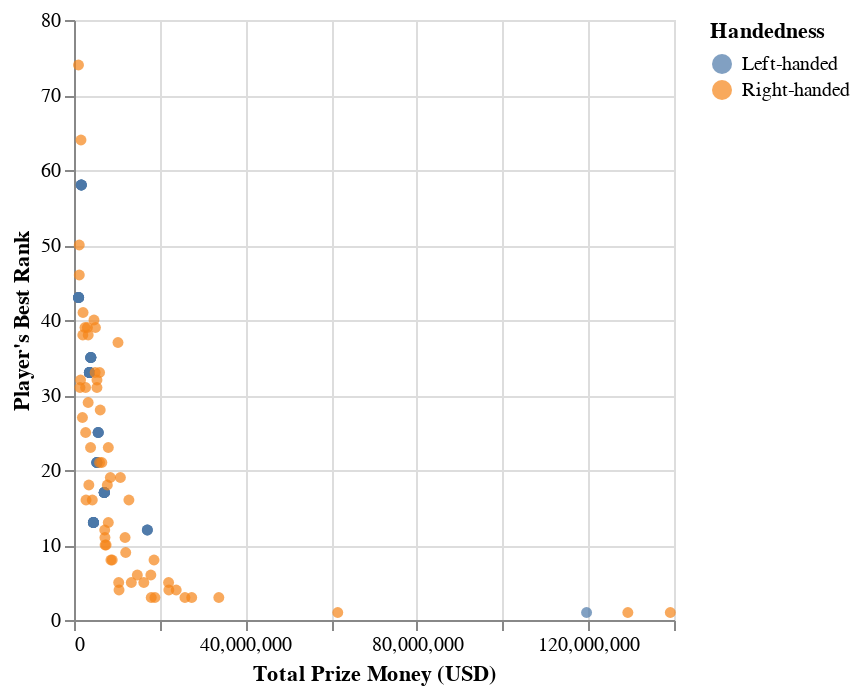

Notebook code cell kept with this figure:
### Markdown cell above
The last step of our exploratory data analysis is to visualize the training data. To do so, we will create several scatters plot of the training data, coloring the left-handed and right-handed classes differently to visualize their distribution. We will use the chart function from altair and specify that we want a scatter plot by using mark_circle. We will create three scatter plots, visualizing each predictor variable once with Figure_2 being Best Rank (y) vs. Prize Money (x), Figure_3 being Peak Elo Rating (y) vs. Best Elo Rank (x), and Figure_4 being Titles (y) vs. GOAT Rank (x).

### Code cell
Figure_2 = alt.Chart(tennis_train).mark_circle().encode(
    x=alt.X("Prize Money").title("Total Prize Money (USD)"),
    y=alt.Y("Best Rank").title("Player's Best Rank"),
    color=alt.Color("Plays").title("Handedness")
)
Figure_2

### Figure 1 — Vega-Lite specification as saved in the notebook (floating-point values rounded to 4 significant figures)
{"config": {"view": {"continuousWidth": 300, "continuousHeight": 300}}, "data": {"name": "data-9663baafcb1e213dc20825d63d1f7af4"}, "mark": {"type": "circle"}, "encoding": {"color": {"field": "Plays", "title": "Handedness", "type": "nominal"}, "x": {"field": "Prize Money", "title": "Total Prize Money (USD)", "type": "quantitative"}, "y": {"field": "Best Rank", "title": "Player's Best Rank", "type": "quantitative"}}, "$schema": "https://vega.github.io/schema/vega-lite/v5.16.3.json", "datasets": {"data-9663baafcb1e213dc20825d63d1f7af4": [{"Plays": "Left-handed", "Titles": 1.0, "GOAT Rank": 489, "Peak Elo Rating": 1953, "Best Elo Rank": 38, "Best Rank": 35, "Prize Money": 3928220}, {"Plays": "Left-handed", "Titles": 2.0, "GOAT Rank": 293, "Peak Elo Rating": 2014, "Best Elo Rank": 25, "Best Rank": 17, "Prize Money": 7062030}, {"Plays": "Left-handed", "Titles": 2.0, "GOAT Rank": 325, "Peak Elo Rating": 1953, "Best Elo Rank": 41, "Best Rank": 33, "Prize Money": 3611278}, {"Plays": "Left-handed", "Titles": 1.0, "GOAT Rank": 264, "Peak Elo Rating": 2075, "Best Elo Rank": 16, "Best Rank": 13, "Prize Money": 4535961}, {"Plays": "Left-handed", "Titles": 1.0, "GOAT Rank": 489, "Peak Elo Rating": 1924, "Best Elo Rank": 53, "Best Rank": 43, "Prize Money": 1062355}, {"Plays": "Left-handed", "Titles": 2.0, "GOAT Rank": 293, "Peak Elo Rating": 2014, "Best Elo Rank": 25, "Best Rank": 17, "Prize Money": 7062030}, {"Plays": "Left-handed", "Titles": 2.0, "GOAT Rank": 325, "Peak Elo Rating": 1953, "Best Elo Rank": 41, "Best Rank": 33, "Prize Money": 3611278}, {"Plays": "Left-handed", "Titles": 1.0, "GOAT Rank": 400, "Peak Elo Rating": 1968, "Best Elo Rank": 37, "Best Rank": 25, "Prize Money": 5647193}, {"Plays": "Left-handed", "Titles": 1.0, "GOAT Rank": 489, "Peak Elo Rating": 1952, "Best Elo Rank": 43, "Best Rank": 58, "Prize Money": 1703096}, {"Plays": "Left-handed", "Titles": 1.0, "GOAT Rank": 489, "Peak Elo Rating": 1924, "Best Elo Rank": 53, "Best Rank": 43, "Prize Money": 1062355}, {"Plays": "Left-handed", "Titles": 1.0, "GOAT Rank": 264, "Peak Elo Rating": 2075, "Best Elo Rank": 16, "Best Rank": 13, "Prize Money": 4535961}, {"Plays": "Left-handed", "Titles": 2.0, "GOAT Rank": 325, "Peak Elo Rating": 1953, "Best Elo Rank": 41, "Best Rank": 33, "Prize Money": 3611278}, {"Plays": "Left-handed", "Titles": 2.0, "GOAT Rank": 293, "Peak Elo Rating": 2014, "Best Elo Rank": 25, "Best Rank": 17, "Prize Money": 7062030}, {"Plays": "Left-handed", "Titles": 7.0, "GOAT Rank": 133, "Peak Elo Rating": 2074, "Best Elo Rank": 16, "Best Rank": 12, "Prize Money": 17114510}, {"Plays": "Left-handed", "Titles": 2.0, "GOAT Rank": 293, "Peak Elo Rating": 2014, "Best Elo Rank": 25, "Best Rank": 17, "Prize Money": 7062030}, {"Plays": "Left-handed", "Titles": 1.0, "GOAT Rank": 489, "Peak Elo Rating": 1953, "Best Elo Rank": 38, "Best Rank": 35, "Prize Money": 3928220}, {"Plays": "Left-handed", "Titles": 1.0, "GOAT Rank": 489, "Peak Elo Rating": 1924, "Best Elo Rank": 53, "Best Rank": 43, "Prize Money": 1062355}, {"Plays": "Left-handed", "Titles": 4.0, "GOAT Rank": 293, "Peak Elo Rating": 1996, "Best Elo Rank": 33, "Best Rank": 21, "Prize Money": 5334788}, {"Plays": "Left-handed", "Titles": 2.0, "GOAT Rank": 325, "Peak Elo Rating": 1953, "Best Elo Rank": 41, "Best Rank": 33, "Prize Money": 3611278}, {"Plays": "Left-handed", "Titles": 2.0, "GOAT Rank": 293, "Peak Elo Rating": 2014, "Best Elo Rank": 25, "Best Rank": 17, "Prize Money": 7062030}, {"Plays": "Left-handed", "Titles": 4.0, "GOAT Rank": 293, "Peak Elo Rating": 1996, "Best Elo Rank": 33, "Best Rank": 21, "Prize Money": 5334788}, {"Plays": "Left-handed", "Titles": 1.0, "GOAT Rank": 264, "Peak Elo Rating": 2075, "Best Elo Rank": 16, "Best Rank": 13, "Prize Money": 4535961}, {"Plays": "Left-handed", "Titles": 1.0, "GOAT Rank": 489, "Peak Elo Rating": 1924, "Best Elo Rank": 53, "Best Rank": 43, "Prize Money": 1062355}, {"Plays": "Left-handed", "Titles": 84.0, "GOAT Rank": 3, "Peak Elo Rating": 2552, "Best Elo Rank": 1, "Best Rank": 1, "Prize Money": 119601561}, {"Plays": "Left-handed", "Titles": 2.0, "GOAT Rank": 293, "Peak Elo Rating": 2014, "Best Elo Rank": 25, "Best Rank": 17, "Prize Money": 7062030}, {"Plays": "Left-handed", "Titles": 2.0, "GOAT Rank": 325, "Peak Elo Rating": 1953, "Best Elo Rank": 41, "Best Rank": 33, "Prize Money": 3611278}, {"Plays": "Left-handed", "Titles": 4.0, "GOAT Rank": 293, "Peak Elo Rating": 1996, "Best Elo Rank": 33, "Best Rank": 21, "Prize Money": 5334788}, {"Plays": "Left-handed", "Titles": 1.0, "GOAT Rank": 489, "Peak Elo Rating": 1952, "Best Elo Rank": 43, "Best Rank": 58, "Prize Money": 1703096}, {"Plays": "Left-handed", "Titles": 1.0, "GOAT Rank": 264, "Peak Elo Rating": 2075, "Best Elo Rank": 16, "Best Rank": 13, "Prize Money": 4535961}, {"Plays": "Left-handed", "Titles": 2.0, "GOAT Rank": 325, "Peak Elo Rating": 1953, "Best Elo Rank": 41, "Best Rank": 33, "Prize Money": 3611278}, {"Plays": "Left-handed", "Titles": 2.0, "GOAT Rank": 325, "Peak Elo Rating": 1953, "Best Elo Rank": 41, "Best Rank": 33, "Prize Money": 3611278}, {"Plays": "Left-handed", "Titles": 7.0, "GOAT Rank": 133, "Peak Elo Rating": 2074, "Best Elo Rank": 16, "Best Rank": 12, "Prize Money": 17114510}, {"Plays": "Left-handed", "Titles": 1.0, "GOAT Rank": 489, "Peak Elo Rating": 1953, "Best Elo Rank": 38, "Best Rank": 35, "Prize Money": 3928220}, {"Plays": "Left-handed", "Titles": 2.0, "GOAT Rank": 325, "Peak Elo Rating": 1953, "Best Elo Rank": 41, "Best Rank": 33, "Prize Money": 3611278}, {"Plays": "Left-handed", "Titles": 1.0, "GOAT Rank": 400, "Peak Elo Rating": 1968, "Best Elo Rank": 37, "Best Rank": 25, "Prize Money": 5647193}, {"Plays": "Left-handed", "Titles": 2.0, "GOAT Rank": 325, "Peak Elo Rating": 1953, "Best Elo Rank": 41, "Best Rank": 33, "Prize Money": 3611278}, {"Plays": "Left-handed", "Titles": 1.0, "GOAT Rank": 489, "Peak Elo Rating": 1924, "Best Elo Rank": 53, "Best Rank": 43, "Prize Money": 1062355}, {"Plays": "Left-handed", "Titles": 1.0, "GOAT Rank": 264, "Peak Elo Rating": 2075, "Best Elo Rank": 16, "Best Rank": 13, "Prize Money": 4535961}, {"Plays": "Left-handed", "Titles": 1.0, "GOAT Rank": 264, "Peak Elo Rating": 2075, "Best Elo Rank": 16, "Best Rank": 13, "Prize Money": 4535961}, {"Plays": "Left-handed", "Titles": 2.0, "GOAT Rank": 293, "Peak Elo Rating": 2014, "Best Elo Rank": 25, "Best Rank": 17, "Prize Money": 7062030}, {"Plays": "Left-handed", "Titles": 2.0, "GOAT Rank": 325, "Peak Elo Rating": 1953, "Best Elo Rank": 41, "Best Rank": 33, "Prize Money": 3611278}, {"Plays": "Left-handed", "Titles": 2.0, "GOAT Rank": 325, "Peak Elo Rating": 1953, "Best Elo Rank": 41, "Best Rank": 33, "Prize Money": 3611278}, {"Plays": "Left-handed", "Titles": 4.0, "GOAT Rank": 293, "Peak Elo Rating": 1996, "Best Elo Rank": 33, "Best Rank": 21, "Prize Money": 5334788}, {"Plays": "Left-handed", "Titles": 2.0, "GOAT Rank": 325, "Peak Elo Rating": 1953, "Best Elo Rank": 41, "Best Rank": 33, "Prize Money": 3611278}, {"Plays": "Left-handed", "Titles": 1.0, "GOAT Rank": 400, "Peak Elo Rating": 1968, "Best Elo Rank": 37, "Best Rank": 25, "Prize Money": 5647193}, {"Plays": "Left-handed", "Titles": 7.0, "GOAT Rank": 133, "Peak Elo Rating": 2074, "Best Elo Rank": 16, "Best Rank": 12, "Prize Money": 17114510}, {"Plays": "Left-handed", "Titles": 1.0, "GOAT Rank": 489, "Peak Elo Rating": 1953, "Best Elo Rank": 38, "Best Rank": 35, "Prize Money": 3928220}, {"Plays": "Left-handed", "Titles": 1.0, "GOAT Rank": 400, "Peak Elo Rating": 1968, "Best Elo Rank": 37, "Best Rank": 25, "Prize Money": 5647193}, {"Plays": "Left-handed", "Titles": 1.0, "GOAT Rank": 489, "Peak Elo Rating": 1952, "Best Elo Rank": 43, "Best Rank": 58, "Prize Money": 1703096}, {"Plays": "Left-handed", "Titles": 1.0, "GOAT Rank": 489, "Peak Elo Rating": 1953, "Best Elo Rank": 38, "Best Rank": 35, "Prize Money": 3928220}, {"Plays": "Left-handed", "Titles": 2.0, "GOAT Rank": 293, "Peak Elo Rating": 2014, "Best Elo Rank": 25, "Best Rank": 17, "Prize Money": 7062030}, {"Plays": "Left-handed", "Titles": 1.0, "GOAT Rank": 489, "Peak Elo Rating": 1924, "Best Elo Rank": 53, "Best Rank": 43, "Prize Money": 1062355}, {"Plays": "Left-handed", "Titles": 4.0, "GOAT Rank": 293, "Peak Elo Rating": 1996, "Best Elo Rank": 33, "Best Rank": 21, "Prize Money": 5334788}, {"Plays": "Left-handed", "Titles": 1.0, "GOAT Rank": 489, "Peak Elo Rating": 1924, "Best Elo Rank": 53, "Best Rank": 43, "Prize Money": 1062355}, {"Plays": "Left-handed", "Titles": 1.0, "GOAT Rank": 489, "Peak Elo Rating": 1952, "Best Elo Rank": 43, "Best Rank": 58, "Prize Money": 1703096}, {"Plays": "Left-handed", "Titles": 1.0, "GOAT Rank": 264, "Peak Elo Rating": 2075, "Best Elo Rank": 16, "Best Rank": 13, "Prize Money": 4535961}, {"Plays": "Left-handed", "Titles": 2.0, "GOAT Rank": 293, "Peak Elo Rating": 2014, "Best Elo Rank": 25, "Best Rank": 17, "Prize Money": 7062030}, {"Plays": "Left-handed", "Titles": 1.0, "GOAT Rank": 264, "Peak Elo Rating": 2075, "Best Elo Rank": 16, "Best Rank": 13, "Prize Money": 4535961}, {"Plays": "Left-handed", "Titles": 1.0, "GOAT Rank": 489, "Peak Elo Rating": 1952, "Best Elo Rank": 43, "Best Rank": 58, "Prize Money": 1703096}, {"Plays": "Left-handed", "Titles": 1.0, "GOAT Rank": 489, "Peak Elo Rating": 1953, "Best Elo Rank": 38, "Best Rank": 35, "Prize Money": 3928220}, {"Plays": "Left-handed", "Titles": 2.0, "GOAT Rank": 325, "Peak Elo Rating": 1953, "Best Elo Rank": 41, "Best Rank": 33, "Prize Money": 3611278}, {"Plays": "Right-handed", "Titles": 8.0, "GOAT Rank": 83, "Peak Elo Rating": 2203, "Best Elo Rank": 6, "Best Rank": 3, "Prize Money": 18020217}, {"Plays": "Right-handed", "Titles": 1.0, "GOAT Rank": 489, "Peak Elo Rating": 1890, "Best Elo Rank": 67, "Best Rank": 46, "Prize Money": 1231953}, {"Plays": "Right-handed", "Titles": 1.0, "GOAT Rank": 400, "Peak Elo Rating": 1962, "Best Elo Rank": 36, "Best Rank": 29, "Prize Money": 3304117}, {"Plays": "Right-handed", "Titles": 103.0, "GOAT Rank": 1, "Peak Elo Rating": 2550, "Best Elo Rank": 1, "Best Rank": 1, "Prize Money": 129231891}, {"Plays": "Right-handed", "Titles": 1.0, "GOAT Rank": 400, "Peak Elo Rating": 1913, "Best Elo Rank": 55, "Best Rank": 27, "Prize Money": 1965163}, {"Plays": "Right-handed", "Titles": 6.0, "GOAT Rank": 222, "Peak Elo Rating": 2004, "Best Elo Rank": 26, "Best Rank": 19, "Prize Money": 8480383}, {"Plays": "Right-handed", "Titles": 3.0, "GOAT Rank": 293, "Peak Elo Rating": 2003, "Best Elo Rank": 25, "Best Rank": 18, "Prize Money": 7774890}, {"Plays": "Right-handed", "Titles": 2.0, "GOAT Rank": 357, "Peak Elo Rating": 1951, "Best Elo Rank": 41, "Best Rank": 38, "Prize Money": 3311462}, {"Plays": "Right-handed", "Titles": 1.0, "GOAT Rank": 489, "Peak Elo Rating": 1953, "Best Elo Rank": 38, "Best Rank": 40, "Prize Money": 4660132}, {"Plays": "Right-handed", "Titles": 77.0, "GOAT Rank": 2, "Peak Elo Rating": 2629, "Best Elo Rank": 1, "Best Rank": 1, "Prize Money": 139144944}, {"Plays": "Right-handed", "Titles": 1.0, "GOAT Rank": 489, "Peak Elo Rating": 1932, "Best Elo Rank": 51, "Best Rank": 31, "Prize Money": 1396674}, {"Plays": "Right-handed", "Titles": 8.0, "GOAT Rank": 222, "Peak Elo Rating": 2117, "Best Elo Rank": 14, "Best Rank": 16, "Prize Money": 12807597}, {"Plays": "Right-handed", "Titles": 6.0, "GOAT Rank": 202, "Peak Elo Rating": 2167, "Best Elo Rank": 10, "Best Rank": 10, "Prize Money": 7256753}, {"Plays": "Right-handed", "Titles": 4.0, "GOAT Rank": 183, "Peak Elo Rating": 2158, "Best Elo Rank": 9, "Best Rank": 8, "Prize Money": 8616024}, {"Plays": "Right-handed", "Titles": 1.0, "GOAT Rank": 489, "Peak Elo Rating": 1939, "Best Elo Rank": 45, "Best Rank": 38, "Prize Money": 2055087}, {"Plays": "Right-handed", "Titles": 18.0, "GOAT Rank": 49, "Peak Elo Rating": 2244, "Best Elo Rank": 6, "Best Rank": 5, "Prize Money": 22072615}, {"Plays": "Right-handed", "Titles": 2.0, "GOAT Rank": 400, "Peak Elo Rating": 1940, "Best Elo Rank": 43, "Best Rank": 32, "Prize Money": 1526576}, {"Plays": "Right-handed", "Titles": 2.0, "GOAT Rank": 400, "Peak Elo Rating": 1987, "Best Elo Rank": 31, "Best Rank": 33, "Prize Money": 5965778}, {"Plays": "Right-handed", "Titles": 1.0, "GOAT Rank": 489, "Peak Elo Rating": 1904, "Best Elo Rank": 57, "Best Rank": 74, "Prize Money": 1048314}, {"Plays": "Right-handed", "Titles": 14.0, "GOAT Rank": 106, "Peak Elo Rating": 2124, "Best Elo Rank": 9, "Best Rank": 6, "Prize Money": 14773644}, {"Plays": "Right-handed", "Titles": 5.0, "GOAT Rank": 293, "Peak Elo Rating": 2009, "Best Elo Rank": 29, "Best Rank": 23, "Prize Money": 8003533}, {"Plays": "Right-handed", "Titles": 4.0, "GOAT Rank": 325, "Peak Elo Rating": 1947, "Best Elo Rank": 44, "Best Rank": 31, "Prize Money": 5349041}, {"Plays": "Right-handed", "Titles": 22.0, "GOAT Rank": 33, "Peak Elo Rating": 2329, "Best Elo Rank": 3, "Best Rank": 3, "Prize Money": 25889586}, {"Plays": "Right-handed", "Titles": 9.0, "GOAT Rank": 151, "Peak Elo Rating": 2135, "Best Elo Rank": 9, "Best Rank": 9, "Prize Money": 12067808}, {"Plays": "Right-handed", "Titles": 4.0, "GOAT Rank": 264, "Peak Elo Rating": 1929, "Best Elo Rank": 48, "Best Rank": 32, "Prize Money": 5355556}, {"Plays": "Right-handed", "Titles": 12.0, "GOAT Rank": 49, "Peak Elo Rating": 2296, "Best Elo Rank": 4, "Best Rank": 4, "Prize Money": 23846631}, {"Plays": "Right-handed", "Titles": 8.0, "GOAT Rank": 68, "Peak Elo Rating": 2269, "Best Elo Rank": 5, "Best Rank": 3, "Prize Money": 18879855}, {"Plays": "Right-handed", "Titles": 10.0, "GOAT Rank": 157, "Peak Elo Rating": 2068, "Best Elo Rank": 18, "Best Rank": 11, "Prize Money": 11912152}, {"Plays": "Right-handed", "Titles": 1.0, "GOAT Rank": 489, "Peak Elo Rating": 1882, "Best Elo Rank": 77, "Best Rank": 64, "Prize Money": 1626003}, {"Plays": "Right-handed", "Titles": 8.0, "GOAT Rank": 83, "Peak Elo Rating": 2189, "Best Elo Rank": 7, "Best Rank": 6, "Prize Money": 17930816}, {"Plays": "Right-handed", "Titles": 3.0, "GOAT Rank": 293, "Peak Elo Rating": 2055, "Best Elo Rank": 19, "Best Rank": 18, "Prize Money": 3466298}, {"Plays": "Right-handed", "Titles": 3.0, "GOAT Rank": 357, "Peak Elo Rating": 1994, "Best Elo Rank": 32, "Best Rank": 23, "Prize Money": 3869834}, {"Plays": "Right-handed", "Titles": 2.0, "GOAT Rank": 293, "Peak Elo Rating": 1999, "Best Elo Rank": 28, "Best Rank": 21, "Prize Money": 6492427}, {"Plays": "Right-handed", "Titles": 4.0, "GOAT Rank": 264, "Peak Elo Rating": 2004, "Best Elo Rank": 29, "Best Rank": 19, "Prize Money": 10821168}, {"Plays": "Right-handed", "Titles": 4.0, "GOAT Rank": 139, "Peak Elo Rating": 2175, "Best Elo Rank": 8, "Best Rank": 5, "Prize Money": 10425605}, {"Plays": "Right-handed", "Titles": 6.0, "GOAT Rank": 165, "Peak Elo Rating": 2176, "Best Elo Rank": 10, "Best Rank": 13, "Prize Money": 8001478}, {"Plays": "Right-handed", "Titles": 15.0, "GOAT Rank": 71, "Peak Elo Rating": 2148, "Best Elo Rank": 9, "Best Rank": 8, "Prize Money": 18669906}, {"Plays": "Right-handed", "Titles": 6.0, "GOAT Rank": 114, "Peak Elo Rating": 2181, "Best Elo Rank": 6, "Best Rank": 5, "Prize Money": 16293854}, {"Plays": "Right-handed", "Titles": 3.0, "GOAT Rank": 222, "Peak Elo Rating": 2066, "Best Elo Rank": 18, "Best Rank": 11, "Prize Money": 7217264}, {"Plays": "Right-handed", "Titles": 1.0, "GOAT Rank": 400, "Peak Elo Rating": 1894, "Best Elo Rank": 61, "Best Rank": 41, "Prize Money": 2109288}, {"Plays": "Right-handed", "Titles": 7.0, "GOAT Rank": 109, "Peak Elo Rating": 2243, "Best Elo Rank": 4, "Best Rank": 4, "Prize Money": 10507693}, {"Plays": "Right-handed", "Titles": 1.0, "GOAT Rank": 489, "Peak Elo Rating": 1935, "Best Elo Rank": 45, "Best Rank": 39, "Prize Money": 2562473}, {"Plays": "Right-handed", "Titles": 3.0, "GOAT Rank": 293, "Peak Elo Rating": 1953, "Best Elo Rank": 39, "Best Rank": 16, "Prize Money": 2802848}, {"Plays": "Right-handed", "Titles": 18.0, "GOAT Rank": 53, "Peak Elo Rating": 2232, "Best Elo Rank": 6, "Best Rank": 3, "Prize Money": 27466016}, {"Plays": "Right-handed", "Titles": 3.0, "GOAT Rank": 357, "Peak Elo Rating": 1972, "Best Elo Rank": 34, "Best Rank": 28, "Prize Money": 6119457}, {"Plays": "Right-handed", "Titles": 4.0, "GOAT Rank": 169, "Peak Elo Rating": 2098, "Best Elo Rank": 9, "Best Rank": 8, "Prize Money": 8918917}, {"Plays": "Right-handed", "Titles": 12.0, "GOAT Rank": 99, "Peak Elo Rating": 2106, "Best Elo Rank": 10, "Best Rank": 5, "Prize Money": 13376235}, {"Plays": "Right-handed", "Titles": 16.0, "GOAT Rank": 36, "Peak Elo Rating": 2291, "Best Elo Rank": 5, "Best Rank": 3, "Prize Money": 33790279}, {"Plays": "Right-handed", "Titles": 4.0, "GOAT Rank": 325, "Peak Elo Rating": 1970, "Best Elo Rank": 35, "Best Rank": 37, "Prize Money": 10262279}, {"Plays": "Right-handed", "Titles": 16.0, "GOAT Rank": 58, "Peak Elo Rating": 2211, "Best Elo Rank": 5, "Best Rank": 4, "Prize Money": 22132368}, {"Plays": "Right-handed", "Titles": 4.0, "GOAT Rank": 293, "Peak Elo Rating": 2042, "Best Elo Rank": 21, "Best Rank": 21, "Prize Money": 5970907}, {"Plays": "Right-handed", "Titles": 1.0, "GOAT Rank": 489, "Peak Elo Rating": 1999, "Best Elo Rank": 29, "Best Rank": 25, "Prize Money": 2722314}, {"Plays": "Right-handed", "Titles": 1.0, "GOAT Rank": 489, "Peak Elo Rating": 1944, "Best Elo Rank": 41, "Best Rank": 39, "Prize Money": 4997728}, {"Plays": "Right-handed", "Titles": 3.0, "GOAT Rank": 264, "Peak Elo Rating": 1990, "Best Elo Rank": 30, "Best Rank": 16, "Prize Money": 4271703}, {"Plays": "Right-handed", "Titles": 1.0, "GOAT Rank": 489, "Peak Elo Rating": 1936, "Best Elo Rank": 45, "Best Rank": 39, "Prize Money": 3128654}, {"Plays": "Right-handed", "Titles": 1.0, "GOAT Rank": 489, "Peak Elo Rating": 1901, "Best Elo Rank": 59, "Best Rank": 50, "Prize Money": 1226242}, {"Plays": "Right-handed", "Titles": 2.0, "GOAT Rank": 245, "Peak Elo Rating": 2102, "Best Elo Rank": 13, "Best Rank": 12, "Prize Money": 7163918}, {"Plays": "Right-handed", "Titles": 1.0, "GOAT Rank": 489, "Peak Elo Rating": 1895, "Best Elo Rank": 62, "Best Rank": 33, "Prize Money": 4927689}, {"Plays": "Right-handed", "Titles": 46.0, "GOAT Rank": 12, "Peak Elo Rating": 2500, "Best Elo Rank": 2, "Best Rank": 1, "Prize Money": 61544007}, {"Plays": "Right-handed", "Titles": 5.0, "GOAT Rank": 169, "Peak Elo Rating": 2069, "Best Elo Rank": 20, "Best Rank": 10, "Prize Money": 7487708}, {"Plays": "Right-handed", "Titles": 1.0, "GOAT Rank": 489, "Peak Elo Rating": 1979, "Best Elo Rank": 33, "Best Rank": 31, "Prize Money": 2706806}]}}
